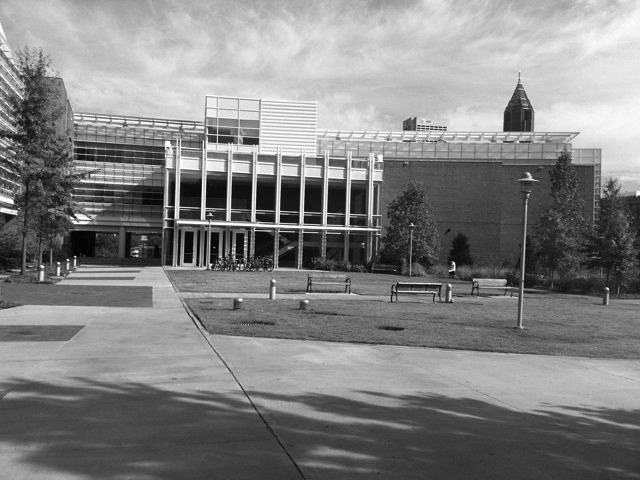
#> input picture ps5_python_Smith_Peter/input/simA.jpg, 640 x 480 px
$ python ps5.py
#> lines starting #> are read from the running program, lines starting #| are printed output that depends on the picture; long printed decimals are rounded
### ps5_python_Smith_Peter/getHarrisResponse.py
import numpy as np
import cv2 as cv

def getHarrisResponse(Ix,Iy,sigma):
    length,width = Ix.shape
    Ix2 = np.multiply(Ix,Ix)
    IxIy = np.multiply(Ix,Iy)
    Iy2 = np.multiply(Iy,Iy)
    Ix2 = cv.GaussianBlur(Ix2,(5,5),2.5)
    IxIy = cv.GaussianBlur(IxIy,(5,5),2.5)
    Iy2 = cv.GaussianBlur(Iy2,(5,5),2.5)
    Response = np.zeros((length,width))
    for i in range(length):
        for j in range(width):
            H = np.array([[Ix2[i,j],IxIy[i,j]],[IxIy[i,j] ,Iy2[i,j]]])
            Response[i,j] =  np.linalg.det(H) - sigma*np.trace(H)**2
    return Response

### ps5_python_Smith_Peter/getCornerPoints.py
import numpy as np

def getCornerPoints(img,neighborhood,th):
    length, width = img.shape
    values = np.zeros((length,width))
    threshold = np.amax(img) * th
    for i in range(length):
        for j in range(width):
            r_min = max(0,i-neighborhood)
            r_max = min(length,i+neighborhood)
            c_min = max(0,j-neighborhood)
            c_max = min(width,j+neighborhood)
            if img[i,j] > threshold and img[i,j] == np.amax(img[r_min:r_max,c_min:c_max]):
                values[i,j] = 1
    return values

### ps5_python_Smith_Peter/getCornerAngles.py
import numpy as np
import math
def getCornerAngles(Ix,Iy,points):
    length, width = Ix.shape
    rows , cols = np.nonzero(points)
    angles = np.zeros((length,width))
    for i in range(len(rows)):
        x = cols[i]
        y = rows[i]
        angles[y,x] = math.atan2(Iy[y,x],Ix[y,x])
    return angles

### ps5_python_Smith_Peter/transRansac.py
import numpy as np

def transRansac(matches,pointsA,pointsB,tolerance):
    e = 0.0
    N = 17.0
    j = 0
    while e < 0.5 and j < 50:
        np.random.shuffle(matches)
        mat = matches[0]
        sam = matches[1:19]
        x1,y1 = pointsA[mat.queryIdx].pt
        x2,y2 = pointsB[mat.trainIdx].pt
        vec = (x2-x1,y2-y1)
        invals = 0.0
        for i in range(int(N)):
            x1,y1 = pointsA[sam[i].queryIdx].pt
            x2,y2 = pointsB[sam[i].trainIdx].pt
            vec1 = (x2-x1,y2-y1)
            diff = (vec1[0]-vec[0],vec1[1]-vec[1])

            if (abs(diff[0])< tolerance and abs(diff[1])<tolerance):
                invals += 1.0
        e = invals/N
        j += 1
    newMatches = []
    for i in range(len(matches)):
        x1,y1 = pointsA[matches[i].queryIdx].pt
        x2,y2 = pointsB[matches[i].trainIdx].pt
        vec1 = (x2-x1,y2-y1)
        diff = (vec1[0]-vec[0],vec1[1]-vec[1])
        if (abs(diff[0])< tolerance and abs(diff[1])<tolerance):
            newMatches.append(matches[i])
    return vec , newMatches , j


### ps5_python_Smith_Peter/twoPointTransform.py
import numpy as np

def twoPointTransform(matches,pointsA,pointsB,tolerance):
    e = 0.0
    N = 72.0
    j = 0
    while e < 0.5 and j < 100:
        np.random.shuffle(matches)
        mat = matches[0:2]
        sam = matches[2:75]
        x1,y1 = pointsA[mat[0].queryIdx].pt
        x2,y2 = pointsA[mat[1].queryIdx].pt
        xp1,yp1 = pointsB[mat[0].trainIdx].pt
        xp2,yp2 = pointsB[mat[1].trainIdx].pt
        pvec = np.array([[xp1],[yp1],[xp2],[yp2]])
        aMatrix = np.array([[x1,y1,1,0],[y1,-x1,0,1],[x2,y2,1,0],[y2,-x2,0,1]])
        vec = np.dot(np.linalg.pinv(aMatrix),pvec)
        affine = np.array([[vec[0],vec[1],vec[2]],[-vec[1],vec[0],vec[3]]])
        affine = np.reshape(affine,(2,3))
        invals = 0.0
        for i in range(int(N)):
            x1,y1 = pointsA[sam[i].queryIdx].pt
            x2,y2 = pointsB[sam[i].trainIdx].pt
            xvec = np.array([[x1],[y1],[1]])
            proj = np.dot(affine,xvec)
            diff =( proj[0] - x2, proj[1] - y2)
            if (abs(diff[0])< tolerance and abs(diff[1])<tolerance):
                invals += 1.0
        e = invals/N

        j += 1
    newMatches = []
    for i in range(len(matches)):
        x1,y1 = pointsA[matches[i].queryIdx].pt
        x2,y2 = pointsB[matches[i].trainIdx].pt
        xvec = np.array([[x1],[y1],[1]])
        proj = np.dot(affine,xvec)
        diff =( proj[0] - x2, proj[1] - y2)
        if (abs(diff[0])< tolerance and abs(diff[1])<tolerance):
            newMatches.append(matches[i])
    return affine , newMatches , j

### ps5_python_Smith_Peter/ps5.py
import numpy as np
import cv2 as cv
from matplotlib import pyplot as plt
from getHarrisResponse import getHarrisResponse
from getCornerPoints import getCornerPoints
from getCornerAngles import getCornerAngles
from transRansac import transRansac
from twoPointTransform import twoPointTransform
simA = cv.imread("./input/simA.jpg",0)
#> simA is the input picture: shape (480, 640); min 0, max 255, mean 130.6
simB = cv.imread("./input/simB.jpg",0)
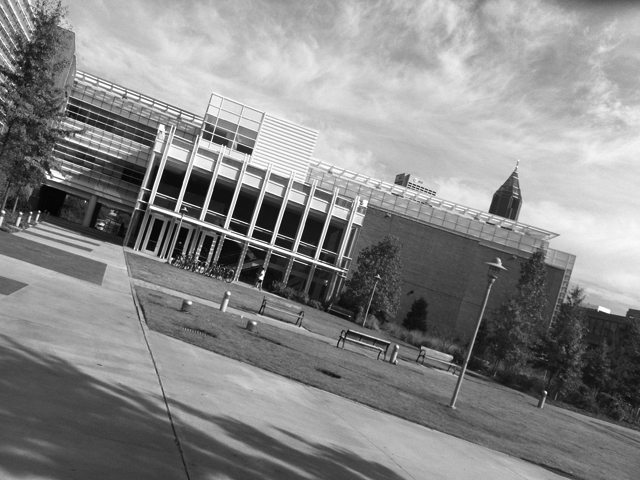
#> input picture ps5_python_Smith_Peter/input/simB.jpg, 640 x 480 px
#> simB is the input picture: shape (480, 640); min 0, max 255, mean 136
transA = cv.imread("./input/transA.jpg",0)
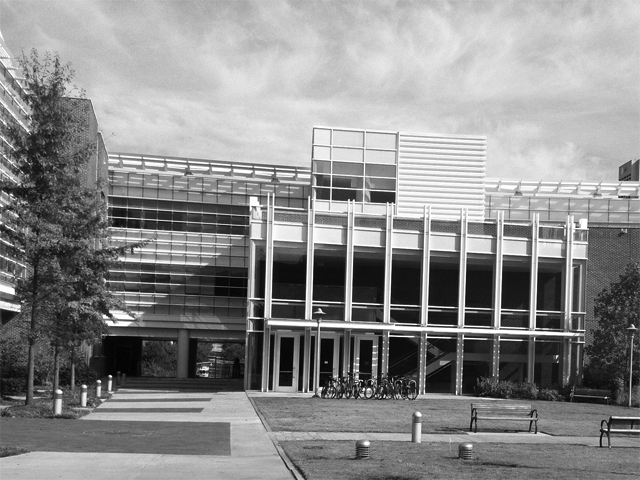
#> input picture ps5_python_Smith_Peter/input/transA.jpg, 640 x 480 px
#> transA is the input picture: shape (480, 640); min 0, max 255, mean 139
transB = cv.imread("./input/transB.jpg",0)
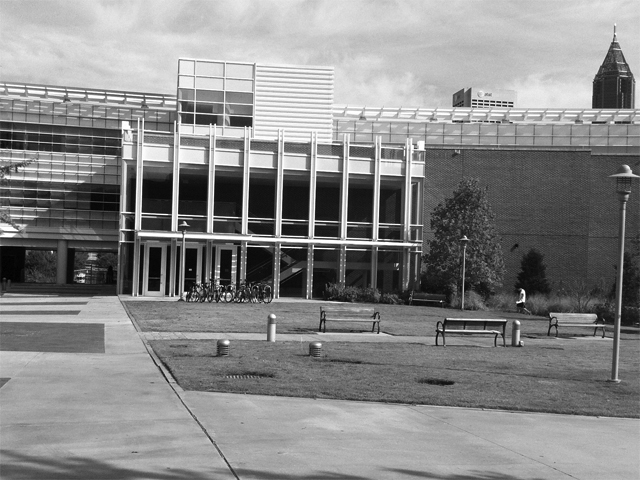
#> input picture ps5_python_Smith_Peter/input/transB.jpg, 640 x 480 px
#> transB is the input picture: shape (480, 640); min 0, max 255, mean 135.6

simA_x_grad = cv.Sobel(simA,cv.CV_64F,1,0,ksize=3)
simA_y_grad = cv.Sobel(simA,cv.CV_64F,0,1,ksize=3)
scaled_simA_x_grad = cv.convertScaleAbs(simA_x_grad)
scaled_simA_y_grad = cv.convertScaleAbs(simA_y_grad)
simA_sideXside = np.zeros((480,1280),dtype=np.uint8)
simA_sideXside[:,0:640] = scaled_simA_x_grad
simA_sideXside[:,640:1280] = scaled_simA_y_grad
cv.imwrite("./output/ps5-1-a-2.png",simA_sideXside)

transA_x_grad = cv.Sobel(transA,cv.CV_64F,1,0,ksize=3)
transA_y_grad = cv.Sobel(transA,cv.CV_64F,0,1,ksize=3)
scaled_transA_x_grad = cv.convertScaleAbs(transA_x_grad)
scaled_transA_y_grad = cv.convertScaleAbs(transA_y_grad)
transA_sideXside = np.zeros((480,1280),dtype=np.uint8)
transA_sideXside[:,0:640] = scaled_transA_x_grad
transA_sideXside[:,640:1280] = scaled_transA_y_grad
cv.imwrite("./output/ps5-1-a-1.png",transA_sideXside)

simA_response = getHarrisResponse(simA_x_grad,simA_y_grad,0.04)
scaled_simA = ((simA_response - np.min(simA_response)) / (np.max(simA_response) - np.min(simA_response)))*255
cv.imwrite("./output/ps5-1-b-3.png",scaled_simA)

simB_x_grad = cv.Sobel(simB,cv.CV_64F,1,0,ksize=3)
simB_y_grad = cv.Sobel(simB,cv.CV_64F,0,1,ksize=3)
simB_response = getHarrisResponse(simB_x_grad,simB_y_grad,0.04)
scaled_simB = ((simB_response - np.min(simB_response)) / (np.max(simB_response) - np.min(simB_response)))*255
cv.imwrite("./output/ps5-1-b-4.png",scaled_simB)

transA_response = getHarrisResponse(transA_x_grad,transA_y_grad,0.04)
#> call 3 of getHarrisResponse, with sigma = 0.04
#> in getHarrisResponse (call 3), `IxIy = cv.GaussianBlur(IxIy,(5,5),2.5)`:
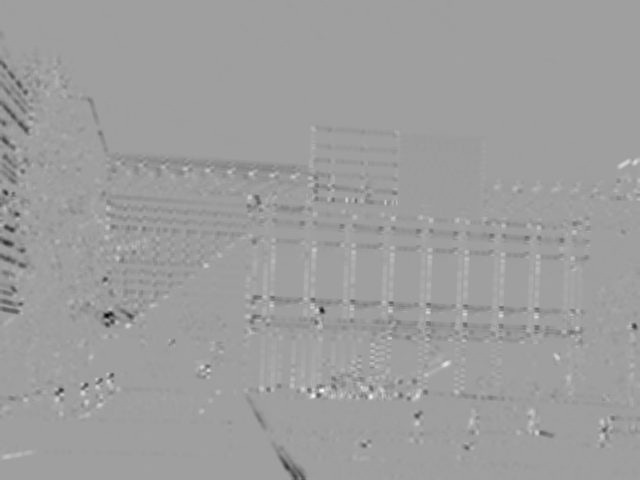
#> IxIy: shape (480, 640) float64; min -106087.1, max 63873.6, mean -778.6; drawn with min black and max white
#> after the loop in getHarrisResponse (call 3), `for i in range(length):`:
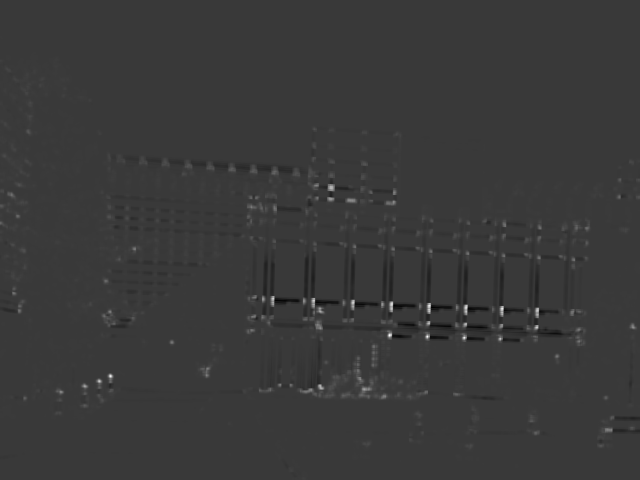
#> Response: shape (480, 640) float64; min -8.61e+09, max 2.94e+10, mean 29290640.3; drawn with min black and max white
scaled_transA = ((transA_response - np.min(transA_response)) / (np.max(transA_response) - np.min(transA_response)))*255
cv.imwrite("./output/ps5-1-b-1.png",scaled_transA)

transB_x_grad = cv.Sobel(transB,cv.CV_64F,1,0,ksize=3)
transB_y_grad = cv.Sobel(transB,cv.CV_64F,0,1,ksize=3)
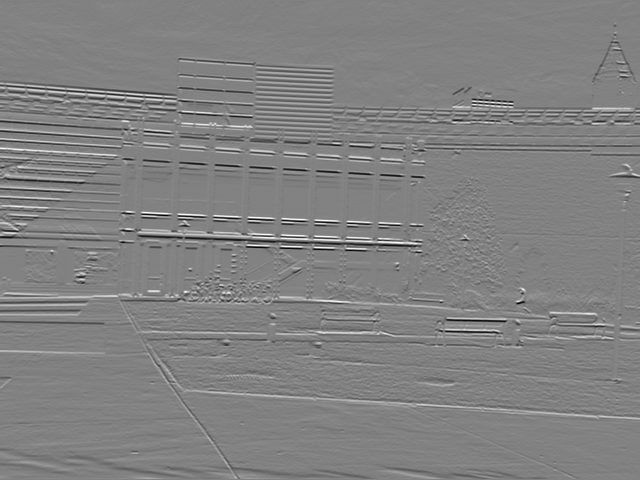
#> transB_y_grad: shape (480, 640) float64; min -965, max 930, mean -1.6; drawn with min black and max white
transB_response = getHarrisResponse(transB_x_grad,transB_y_grad,0.04)
#> call 4 of getHarrisResponse, with sigma = 0.04
#> in getHarrisResponse (call 4), `Ix2 = np.multiply(Ix,Ix)`:
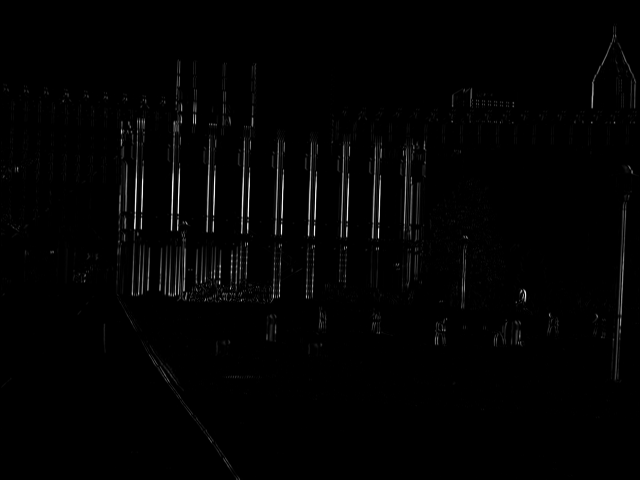
#> Ix2: shape (480, 640) float64; min 0, max 948676, mean 10619.9; drawn with min black and max white
scaled_transB = ((transB_response - np.min(transB_response)) / (np.max(transB_response) - np.min(transB_response)))*255
cv.imwrite("./output/ps5-1-b-2.png",scaled_transB)

simA_corners = getCornerPoints(simA_response,5,0.05)
#> in getCornerPoints, `threshold = np.amax(img) * th`: threshold = 991554231.3
rows , cols = np.nonzero(simA_corners)
#> rows = 211 values from 52 to 326; cols = 211 values, max 637 at index 110, min 4 at index 0, mean 261.8
simA = cv.imread("./input/simA.jpg")
print(len(rows))
#| 211
for i in range(len(rows)):
    x = cols[i]
    y = rows[i]
    cv.circle(simA,(int(x),int(y)),2,(0,255,0),2)
#> this loop made 211 passes
#> (x, y) on passes 1 to 3: (4, 52), (9, 59), (20, 73)
cv.imwrite("./output/ps5-1-c-3.png",simA)

simB_corners = getCornerPoints(simB_response,5,0.045)
rows , cols = np.nonzero(simB_corners)
#> rows = 177 values from 15 to 392; cols = 177 values, max 630 at index 161, min 3 at index 90, mean 242.9
simB = cv.imread("./input/simB.jpg")
print(len(rows))
#| 177
for i in range(len(rows)):
    x = cols[i]
    y = rows[i]
    cv.circle(simB,(int(x),int(y)),2,(0,255,0),2)
#> this loop made 177 passes
#> (x, y) on passes 1 to 3: (34, 15), (34, 23), (29, 40)
cv.imwrite("./output/ps5-1-c-4.png",simB)

transA_corners = getCornerPoints(transA_response,5,0.08)
rows , cols = np.nonzero(transA_corners)
#> rows = 205 values from 129 to 445; cols = 205 values, max 639 at index 34, min 0 at index 56, mean 353.1
transA = cv.imread("./input/transA.jpg")
print(len(rows))
#| 205
for i in range(len(rows)):
    x = cols[i]
    y = rows[i]
    cv.circle(transA,(int(x),int(y)),2,(0,255,0),2)
#> this loop made 205 passes
#> (x, y) on passes 1 to 3: (314, 129), (28, 131), (314, 146)
cv.imwrite("./output/ps5-1-c-1.png",transA)

transB_corners = getCornerPoints(transB_response,5,0.06)
rows , cols = np.nonzero(transB_corners)
#> rows = 230 values from 34 to 379; cols = 230 values, max 633 at index 111, min 5 at index 116, mean 292.7
transB = cv.imread("./input/transB.jpg")
print(len(rows))
#| 230
for i in range(len(rows)):
    x = cols[i]
    y = rows[i]
    cv.circle(transB,(int(x),int(y)),2,(0,255,0),2)
#> this loop made 230 passes
#> (x, y) on passes 1 to 3: (614, 34), (614, 40), (619, 48)
cv.imwrite("./output/ps5-1-c-2.png",transB)
transA = cv.imread("./input/transA.jpg")
transB = cv.imread("./input/transB.jpg")
rows , cols = np.nonzero(transA_corners)
#> rows = 205 values from 129 to 445; cols = 205 values, max 639 at index 34, min 0 at index 56, mean 353.1

transA_angles = getCornerAngles(transA_x_grad,transA_y_grad,transA_corners)
#> in getCornerAngles, `rows , cols = np.nonzero(points)`: rows = 205 values from 129 to 445
#> the loop in getCornerAngles, `for i in range(len(rows)):` made 205 passes
transA_siftfeat = cv.xfeatures2d.SIFT_create()
transA_sift = cv.SIFT_create()
pointsAt = []
for i in range(len(rows)):
    x = int(cols[i])
    y = int(rows[i])
    pointsAt.append(cv.KeyPoint(x,y,size=10,angle=transA_angles[y,x],octave=0))
transA_drawn = cv.drawKeypoints(transA,pointsAt,0,(0,255,0),flags=cv.DRAW_MATCHES_FLAGS_DRAW_RICH_KEYPOINTS)
rows , cols = np.nonzero(transB_corners)
pointsTA, descriptorsTA = transA_sift.compute(transA,pointsAt)
transB_angles = getCornerAngles(transB_x_grad,transB_y_grad,transB_corners)
transB_sift = cv.SIFT_create()
pointsBt = []
for i in range(len(rows)):
    x = int(cols[i])
    y = int(rows[i])
    pointsBt.append(cv.KeyPoint(x,y,size=10,angle=transB_angles[y,x],octave=0))
transB_drawn = cv.drawKeypoints(transB,pointsBt,0,(0,255,0),flags=cv.DRAW_MATCHES_FLAGS_DRAW_RICH_KEYPOINTS)
trans_sideXside = np.zeros((480,1280,3),dtype=np.uint8)
trans_sideXside[:,0:640,:] = transA_drawn
trans_sideXside[:,640:1280,:] = transB_drawn
cv.imwrite("./output/ps5-2-a-1.png",trans_sideXside)
pointsTB, descriptorsTB = transB_sift.compute(transB,pointsBt)
simA = cv.imread("./input/simA.jpg")
simB = cv.imread("./input/simB.jpg")
rows , cols = np.nonzero(simA_corners)

simA_angles = getCornerAngles(simA_x_grad,simA_y_grad,simA_corners)

simA_sift = cv.SIFT_create()
pointsAs = []
for i in range(len(rows)):
    x = int(cols[i])
    y = int(rows[i])
    pointsAs.append(cv.KeyPoint(x,y,size=10,angle=simA_angles[y,x],octave=0))
simA_drawn = cv.drawKeypoints(simA,pointsAs,0,(0,255,0),flags=cv.DRAW_MATCHES_FLAGS_DRAW_RICH_KEYPOINTS)
rows , cols = np.nonzero(simB_corners)
pointsSA, descriptorSA = simA_sift.compute(simA,pointsAs)
simB_angles = getCornerAngles(simB_x_grad,simB_y_grad,simB_corners)
simB_sift = cv.SIFT_create()
pointsBs = []
for i in range(len(rows)):
    x = int(cols[i])
    y = int(rows[i])
    pointsBs.append(cv.KeyPoint(x,y,size=10,angle=simB_angles[y,x],octave=0))
simB_drawn = cv.drawKeypoints(simB,pointsBs,0,(0,255,0),flags=cv.DRAW_MATCHES_FLAGS_DRAW_RICH_KEYPOINTS)
sim_sideXside = np.zeros((480,1280,3),dtype=np.uint8)
sim_sideXside[:,0:640,:] = simA_drawn
sim_sideXside[:,640:1280,:] = simB_drawn
cv.imwrite("./output/ps5-2-a-2.png",sim_sideXside)
pointsSB, descriptorSB = simB_sift.compute(simB,pointsBs)
transMatch = cv.BFMatcher()
simMatch = cv.BFMatcher()
transMatches = transMatch.match(descriptorsTA,descriptorsTB)
simMatches = simMatch.match(descriptorSA,descriptorSB)
simLines_sideXside = np.zeros((480,1280,3),dtype=np.uint8)
transLines_sideXside= np.zeros((480,1280,3),dtype=np.uint8)
simLines_sideXside[:,0:640,:] = simA
simLines_sideXside[:,640:1280,:] = simB
transLines_sideXside[:,0:640,:] = transA
transLines_sideXside[:,640:1280,:] = transB
for match in transMatches:
    x1,y1 = pointsTA[match.queryIdx].pt
    x2,y2 = pointsTB[match.trainIdx].pt
    cv.line(transLines_sideXside,(int(x1),int(y1)),(640+int(x2),int(y2)),(0,255,0),1)
cv.imwrite("./output/ps5-2-b-1.png",transLines_sideXside)

for match in simMatches:
    x1,y1 = pointsSA[match.queryIdx].pt
    x2,y2 = pointsSB[match.trainIdx].pt
    cv.line(simLines_sideXside,(int(x1),int(y1)),(640+int(x2),int(y2)),(0,255,0),1)
cv.imwrite("./output/ps5-2-b-2.png",simLines_sideXside)
Tvector , Tmatches , j= transRansac(np.asarray(transMatches),pointsTA,pointsTB,15)
print(Tvector, j,len(Tmatches))
#| (-142.0, -78.0) 1 86
transRansac_sideXside= np.zeros((480,1280,3),dtype=np.uint8)
transRansac_sideXside[:,0:640,:] = transA
transRansac_sideXside[:,640:1280,:] = transB
for match in Tmatches:
    x1,y1 = pointsTA[match.queryIdx].pt
    x2,y2 = pointsTB[match.trainIdx].pt
    cv.line(transRansac_sideXside,(int(x1),int(y1)),(640+int(x2),int(y2)),(0,255,0),1)
#> this loop made 86 passes
cv.imwrite("./output/ps5-3-a-1.png",transRansac_sideXside)
affine, Smatches,j = twoPointTransform(np.asarray(simMatches),pointsSA,pointsSB,5)
print(affine,j,len(Smatches))
#| [[  0.9941  -0.2765  32.318]
#|  [  0.2765   0.9941 -60.929]] 1 109
simRansac_sideXside = np.zeros((480,1280,3),dtype=np.uint8)
simRansac_sideXside[:,0:640,:] = simA
simRansac_sideXside[:,640:1280,:] = simB
for match in Smatches:
    x1,y1 = pointsSA[match.queryIdx].pt
    x2,y2 = pointsSB[match.trainIdx].pt
    cv.line(simRansac_sideXside,(int(x1),int(y1)),(640+int(x2),int(y2)),(0,255,0),1)
#> this loop made 109 passes
cv.imwrite("./output/ps5-3-b-1.png",simRansac_sideXside)
print("percentage of Trans matches = ",str(len(Tmatches)/len(transMatches)*100))
#| percentage of Trans matches =  41.951
print("percentage of Sim matches = ",str(len(Smatches)/len(simMatches)*100))
#| percentage of Sim matches =  51.659
